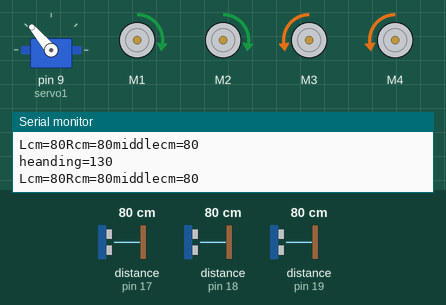
This sketch was run on a simulated Arduino Uno, built with avr-gcc and run on an emulated ATmega328P. On the bench: servo, 4 × DC motor (green arrow = forward, orange = backward, longer = faster), the last lines printed to the serial monitor. Inputs (shaded band) come from the test bench; at power-on: distance to the obstacle (sensors on pin 17, pin 19, pin 18) 80 cm. The echo pulse lasts 58.3 µs per cm.

Above: at 1.2 s.
1.3 s: distance to the obstacle (sensor on pin 17) set to 2 cm
At 1.7 s:
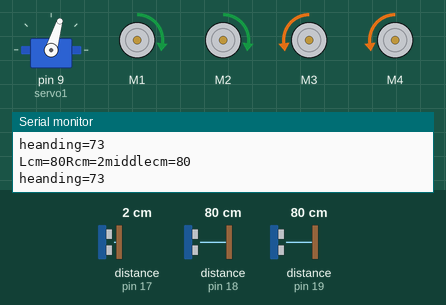
4.3 s: distance to the obstacle (sensor on pin 19) set to 35 cm
7.3 s: distance to the obstacle (sensor on pin 18) set to 2 cm
10.3 s: distance to the obstacle (sensor on pin 17) set to 35 cm
13.3 s: distance to the obstacle (sensor on pin 19) set to 31 cm
At 13.63 s:
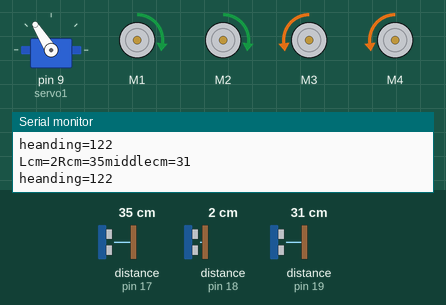
16.3 s: distance to the obstacle (sensor on pin 19) set to 60 cm
Timing chart, 0 to 20.3 s (numbered marks = the images above; inputs shaded):
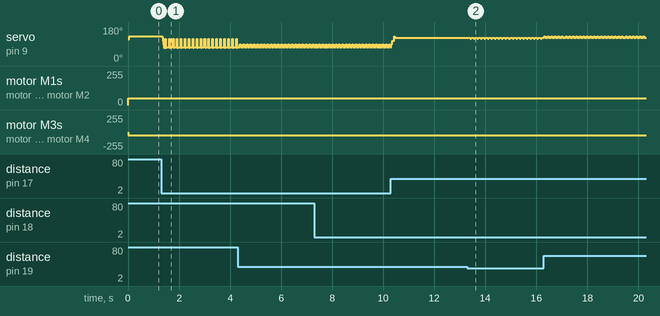

The sketch:

WRO_20230729.ino
```cpp
// (licence header left out)
char c[20];
int Rcm_avange[6],middle_avange[6];
int d=0;
int count=0;
int i=0,speed1=50,heanding=100;
int Rcm,Lcm,Rcount=0,middlecm;//Rcm左超音波真的距離  Lcmu右超音波真的距離
long RTime,LTime,middleTime;
int change=1,a=0;//找負號change是用來變號的
void detect()
{
  digitalWrite(14,0);
  delayMicroseconds(2);
  digitalWrite(14,1);
  delayMicroseconds(10);
  digitalWrite(14,0);

  RTime = pulseIn(17,1);

  digitalWrite(15,0);
  delayMicroseconds(2);
  digitalWrite(15,1);
  delayMicroseconds(10);
  digitalWrite(15,0);
  LTime = pulseIn(18,1);

  digitalWrite(16,0);
  delayMicroseconds(2);
  digitalWrite(16,1);
  delayMicroseconds(10);
  digitalWrite(16,0);
  middleTime = pulseIn(19,1);


  Rcm = RTime/58;
  Lcm = LTime/58;
  middlecm = middleTime/58;
}
#include <AFMotor.h>
#include <string.h>
#include <Servo.h>
AF_DCMotor motor1(1);
AF_DCMotor motor2(2);
AF_DCMotor motor3(3);
AF_DCMotor motor4(4);
Servo servo1;//控制轉向

void setup() {
  Serial.begin(19200);           // set up Serial library at 9600 bps
  Serial.println("Motor test!");
  servo1.attach(9);

  // turn on motor
  motor1.setSpeed(200);
  motor1.run(RELEASE);
  motor2.setSpeed(200);
  motor2.run(RELEASE);
  motor3.setSpeed(200);
  motor3.run(RELEASE);
  motor4.setSpeed(200);
  motor4.run(RELEASE);
  servo1.write(100);

  //設定超音波
  pinMode(14,1);//右邊
  pinMode(15,1);//左邊
  pinMode(16,1);//中間
  pinMode(17,0);//右邊
  pinMode(18,0);//左邊
  pinMode(19,0);//中間
  for(int i=0;i<=5;i++)
  {
    middle_avange[i] = 100;
  }
}

void loop() {
   detect();
//   if (Serial.available())
//   {
//
//       c[i] = Serial.read();
//       if(c[i]==10)
//       {
//        speed1=0;heanding=0;
//        i=0;
//        change=1;
//        for(int j=0;j<=strlen(c);j++)
//        {
//          if(c[j]=='-')
//          {
//            change=-1;
//          }
//          Serial.println(c[j]);
//        }
//
//        int w=0;
//         while(c[w]!=',')//找逗號
//         {
//            w++;
//         }
//         for(int k=1;k<w;k++)//逗號前加
//         {
//            speed1 = speed1*10+(c[k]-48);
//         }
//         int r=0;
//         while(c[r]!='E')//找E
//         {
//            r++;
//         }
//         for(int k=w+1;k<r;k++)
//         {
//            heanding = heanding*10+(c[k]-48);
//         }
//         Serial.println(speed1*change);
//         Serial.println(change);
//         Serial.println(heanding);
//       }
//       else
//       {
//        i++;
//       }
//   }
//

    if (change==1)
      {
        motor1.run(FORWARD);
        motor2.run(FORWARD);
        motor3.run(BACKWARD);
        motor4.run(BACKWARD);
      }
    else
      {
        motor1.run(BACKWARD);
        motor2.run(BACKWARD);
        motor3.run(FORWARD);
        motor4.run(FORWARD);
      }
    middle_avange[count] = middlecm;
    int sum_middle=0;
    for(int i=0;i<=5;i++)
    {
      sum_middle=sum_middle+middle_avange[i];
    }
    sum_middle = sum_middle/6;
//    if(sum_middle<80)
//    {
//      a=1;
//      heanding=30+sum_middle/2;
//      motor1.setSpeed(speed1);
//      motor2.setSpeed(speed1);
//      motor3.setSpeed(speed1);
//      motor4.setSpeed(speed1);
//      delay(1000);
//    }
//    else
//    {
//      a=0;
//      speed1=60;
//    }
    motor1.setSpeed(speed1);
    motor2.setSpeed(speed1);
    motor3.setSpeed(speed1);
    motor4.setSpeed(speed1);


    Rcm_avange[count] = Rcm;
    count++;
    if(count==7)
    {
      count=0;
    }
    int sum=0;
    for(int i=0;i<=5;i++)
    {
      sum=sum+Rcm_avange[i];
    }
    sum = sum/6;

    heanding = (sum*1.5)-int((d-sum)*2)+70;
    d=sum;

    //heanding = (sum*1.5)+70;
    if(heanding<=70)
    {
      heanding=70;
    }
    else if(heanding>=130)
    {
      heanding=130;
    }
    Serial.print("heanding=");
    Serial.println(heanding);
    servo1.write(heanding);
    Serial.print("Lcm=");
    Serial.print(Lcm);
    Serial.print("Rcm=");
    Serial.print(Rcm);
    Serial.print("middlecm=");
    Serial.println(middlecm);
    delay(10);
}
```

Measured:
- the behaviour switches between 35 and 34 cm on distance to the obstacle (sensor on pin 19) (found by bisection; images 1 and 2)
- after the input at 13.3 s, servo on pin 9 (servo1): alternates 122° for 0.10 s and 119° for 0.04 s, starting after 0.11 s
